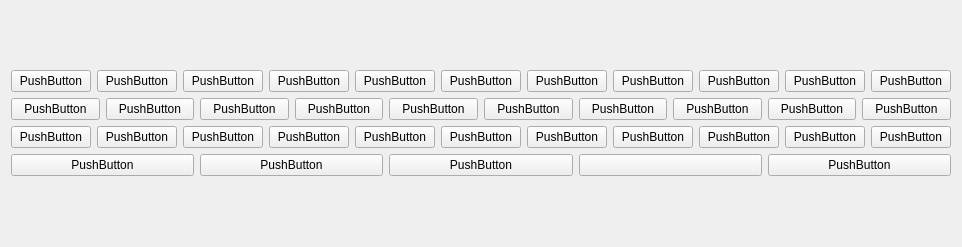
<?xml version="1.0" encoding="UTF-8"?>
<ui version="4.0">
 <class>Keyboard</class>
 <widget class="QWidget" name="Keyboard">
  <property name="geometry">
   <rect>
    <x>0</x>
    <y>0</y>
    <width>962</width>
    <height>247</height>
   </rect>
  </property>
  <property name="windowTitle">
   <string>Form</string>
  </property>
  <layout class="QVBoxLayout" name="verticalLayout_2">
   <item>
    <layout class="QVBoxLayout" name="verticalLayout">
     <item>
      <layout class="QHBoxLayout" name="horizontalLayout">
       <item>
        <widget class="QPushButton" name="q">
         <property name="minimumSize">
          <size>
           <width>0</width>
           <height>0</height>
          </size>
         </property>
         <property name="text">
          <string>PushButton</string>
         </property>
        </widget>
       </item>
       <item>
        <widget class="QPushButton" name="w">
         <property name="text">
          <string>PushButton</string>
         </property>
        </widget>
       </item>
       <item>
        <widget class="QPushButton" name="e">
         <property name="text">
          <string>PushButton</string>
         </property>
        </widget>
       </item>
       <item>
        <widget class="QPushButton" name="r">
         <property name="text">
          <string>PushButton</string>
         </property>
        </widget>
       </item>
       <item>
        <widget class="QPushButton" name="t">
         <property name="text">
          <string>PushButton</string>
         </property>
        </widget>
       </item>
       <item>
        <widget class="QPushButton" name="y">
         <property name="text">
          <string>PushButton</string>
         </property>
        </widget>
       </item>
       <item>
        <widget class="QPushButton" name="u">
         <property name="text">
          <string>PushButton</string>
         </property>
        </widget>
       </item>
       <item>
        <widget class="QPushButton" name="i">
         <property name="text">
          <string>PushButton</string>
         </property>
        </widget>
       </item>
       <item>
        <widget class="QPushButton" name="o">
         <property name="text">
          <string>PushButton</string>
         </property>
        </widget>
       </item>
       <item>
        <widget class="QPushButton" name="p">
         <property name="text">
          <string>PushButton</string>
         </property>
        </widget>
       </item>
       <item>
        <widget class="QPushButton" name="backspace">
         <property name="text">
          <string>PushButton</string>
         </property>
        </widget>
       </item>
      </layout>
     </item>
     <item>
      <layout class="QHBoxLayout" name="horizontalLayout_2">
       <item>
        <widget class="QPushButton" name="a">
         <property name="minimumSize">
          <size>
           <width>0</width>
           <height>0</height>
          </size>
         </property>
         <property name="text">
          <string>PushButton</string>
         </property>
        </widget>
       </item>
       <item>
        <widget class="QPushButton" name="s">
         <property name="text">
          <string>PushButton</string>
         </property>
        </widget>
       </item>
       <item>
        <widget class="QPushButton" name="d">
         <property name="text">
          <string>PushButton</string>
         </property>
        </widget>
       </item>
       <item>
        <widget class="QPushButton" name="f">
         <property name="text">
          <string>PushButton</string>
         </property>
        </widget>
       </item>
       <item>
        <widget class="QPushButton" name="g">
         <property name="text">
          <string>PushButton</string>
         </property>
        </widget>
       </item>
       <item>
        <widget class="QPushButton" name="h">
         <property name="text">
          <string>PushButton</string>
         </property>
        </widget>
       </item>
       <item>
        <widget class="QPushButton" name="j">
         <property name="text">
          <string>PushButton</string>
         </property>
        </widget>
       </item>
       <item>
        <widget class="QPushButton" name="k">
         <property name="text">
          <string>PushButton</string>
         </property>
        </widget>
       </item>
       <item>
        <widget class="QPushButton" name="l">
         <property name="text">
          <string>PushButton</string>
         </property>
        </widget>
       </item>
       <item>
        <widget class="QPushButton" name="enter">
         <property name="text">
          <string>PushButton</string>
         </property>
        </widget>
       </item>
      </layout>
     </item>
     <item>
      <layout class="QHBoxLayout" name="horizontalLayout_3">
       <item>
        <widget class="QPushButton" name="capslock">
         <property name="minimumSize">
          <size>
           <width>0</width>
           <height>0</height>
          </size>
         </property>
         <property name="text">
          <string>PushButton</string>
         </property>
        </widget>
       </item>
       <item>
        <widget class="QPushButton" name="z">
         <property name="text">
          <string>PushButton</string>
         </property>
        </widget>
       </item>
       <item>
        <widget class="QPushButton" name="x">
         <property name="text">
          <string>PushButton</string>
         </property>
        </widget>
       </item>
       <item>
        <widget class="QPushButton" name="c">
         <property name="text">
          <string>PushButton</string>
         </property>
        </widget>
       </item>
       <item>
        <widget class="QPushButton" name="v">
         <property name="text">
          <string>PushButton</string>
         </property>
        </widget>
       </item>
       <item>
        <widget class="QPushButton" name="b">
         <property name="text">
          <string>PushButton</string>
         </property>
        </widget>
       </item>
       <item>
        <widget class="QPushButton" name="n">
         <property name="text">
          <string>PushButton</string>
         </property>
        </widget>
       </item>
       <item>
        <widget class="QPushButton" name="m">
         <property name="text">
          <string>PushButton</string>
         </property>
        </widget>
       </item>
       <item>
        <widget class="QPushButton" name="douhao">
         <property name="text">
          <string>PushButton</string>
         </property>
        </widget>
       </item>
       <item>
        <widget class="QPushButton" name="juhao">
         <property name="text">
          <string>PushButton</string>
         </property>
        </widget>
       </item>
       <item>
        <widget class="QPushButton" name="capslock_2">
         <property name="text">
          <string>PushButton</string>
         </property>
        </widget>
       </item>
      </layout>
     </item>
     <item>
      <layout class="QHBoxLayout" name="horizontalLayout_4">
       <item>
        <widget class="QPushButton" name="num">
         <property name="minimumSize">
          <size>
           <width>0</width>
           <height>0</height>
          </size>
         </property>
         <property name="text">
          <string>PushButton</string>
         </property>
        </widget>
       </item>
       <item>
        <widget class="QPushButton" name="kongge">
         <property name="text">
          <string>PushButton</string>
         </property>
        </widget>
       </item>
       <item>
        <widget class="QPushButton" name="danyinghao">
         <property name="text">
          <string>PushButton</string>
         </property>
        </widget>
       </item>
       <item>
        <widget class="QPushButton" name="move">
         <property name="text">
          <string/>
         </property>
        </widget>
       </item>
       <item>
        <widget class="QPushButton" name="close">
         <property name="text">
          <string>PushButton</string>
         </property>
        </widget>
       </item>
      </layout>
     </item>
    </layout>
   </item>
  </layout>
 </widget>
 <resources/>
 <connections/>
</ui>
